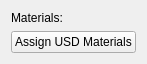
<?xml version="1.0" encoding="UTF-8"?>
<ui version="4.0">
 <class>UsdStageRenderSettingsRollup</class>
 <widget class="QWidget" name="UsdStageRenderSettingsRollup">
  <property name="geometry">
   <rect>
    <x>0</x>
    <y>0</y>
    <width>140</width>
    <height>60</height>
   </rect>
  </property>
  <property name="windowTitle">
   <string>Form</string>
  </property>
  <layout class="QVBoxLayout" name="verticalLayout_4">
   <item>
    <widget class="QLabel" name="label">
     <property name="text">
      <string>Materials:</string>
     </property>
    </widget>
   </item>
   <item>
    <widget class="QPushButton" name="AssignMtlToNodeButton">
     <property name="toolTip">
      <string>Generates and assigns USDPreviewSurface materials to the USD Stage Node. This lets you work with offline renderers that do not support USD directly.&lt;br&gt;&lt;strong&gt;Warning: This process overrides the material currently assigned to the node referencing the stage.&lt;/strong&gt;</string>
     </property>
     <property name="text">
      <string>Assign USD Materials</string>
     </property>
    </widget>
   </item>
  </layout>
 </widget>
 <resources/>
 <connections/>
</ui>
